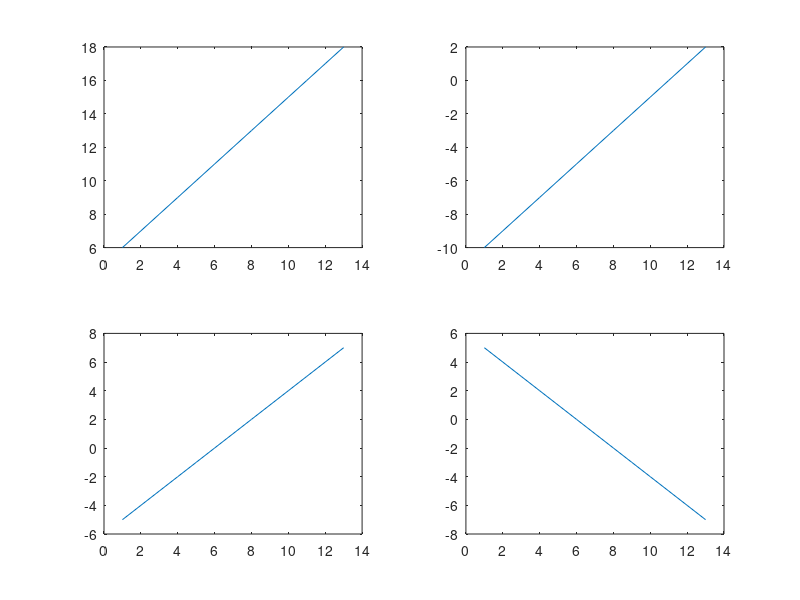

Recreate this plot in MATLAB.
x= 1:13;
y = [6:18; -10:2; -5:7; 5:-1:-7];
%disp(x)
%disp(y)
for i = 1:4
    subplot(2,2,i)
    % create plot i
    plot(x,y(i,:))

end 